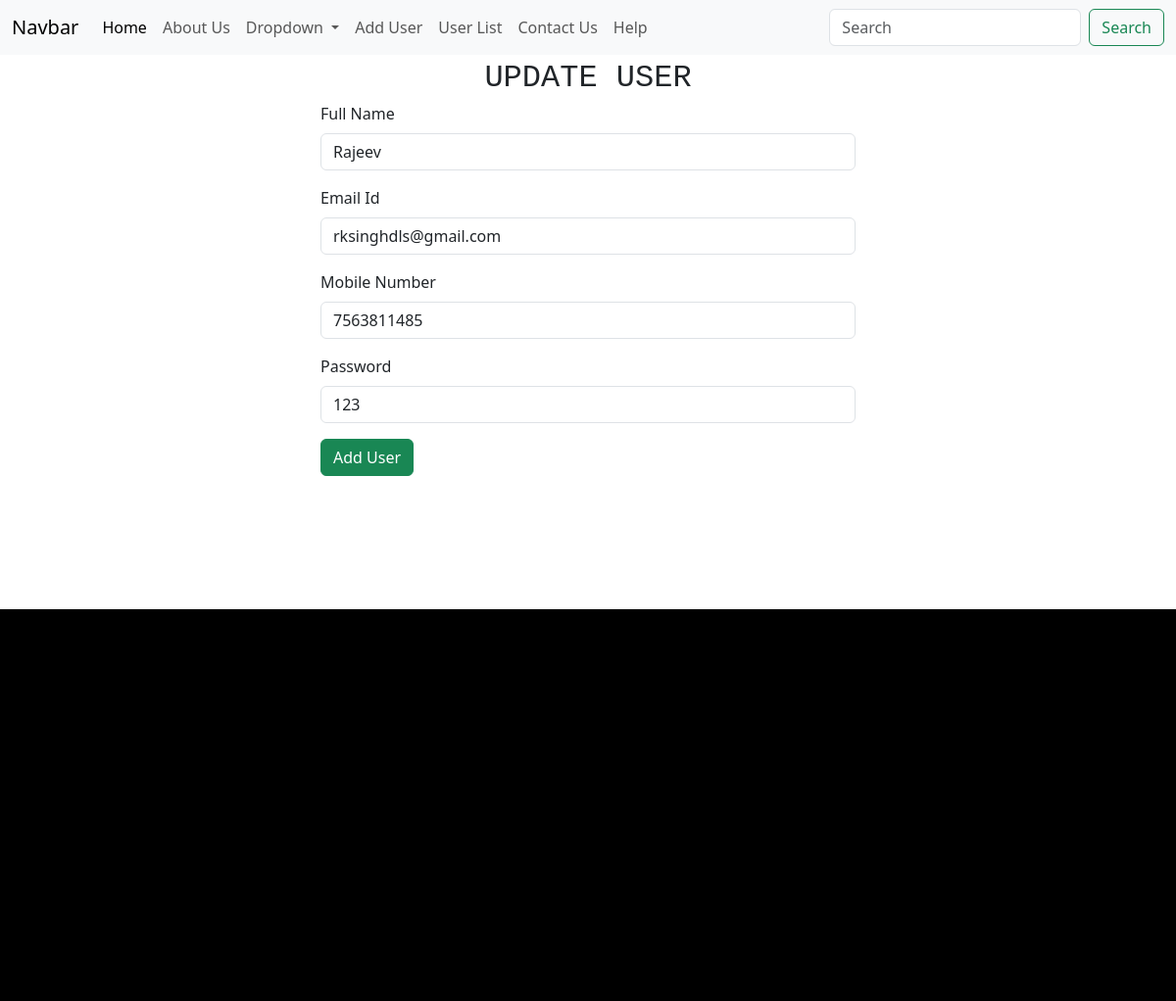
/edit/6, run on the app's committed database.
### service/models.py (models this page shows)
class Employee(models.Model):
    full_name=models.CharField(max_length=100)
    email_id=models.CharField(max_length=100)
    mob_num=models.IntegerField()
    password=models.CharField(max_length=100)

### crud_with_django/views.py (the view)
# urls.py: path('edit/<int:id>', views.editUser),
def editUser(request,id):
    data1 = Employee.objects.get(id=id)
    context = {
        'mydata': data1,
    }
    return render(request,'update.html',context)

### templates/update.html (shortened to what this page needs)
{% extends 'base.html' %}
{% block 'content' %}
      <div class="container">
        <div class="row">
            <div class="col-md-12">
                <div class="haed">Update User</div>
            </div>
        </div>
        <div class="row">
            <div class="col-md-3"></div>
            <div class="col-md-6">
                <form action="/update/{{mydata.id}}" method="post">
                    <div class="mb-3">
                        <label for="formGroupExampleInput" class="form-label">Full Name</label>
                        <input type="text" name="full_name" value={{mydata.full_name}} class="form-control" id="formGroupExampleInput">
                      </div>
                      <div class="mb-3">
                        <label for="formGroupExampleInput2" class="form-label">Email Id</label>
                        <input type="text" name="email_id" value={{mydata.email_id}} class="form-control" id="formGroupExampleInput2" >
                    </div>
                    <div class="mb-3">
                        <label for="formGroupExampleInput" class="form-label">Mobile Number</label>
                        <input type="text" name="mobile_num" value={{mydata.mob_num}} class="form-control" id="formGroupExampleInput">
                      </div>
                      <div class="mb-3">
                        <label for="formGroupExampleInput2" class="form-label">Password</label>
                        <input type="text" name="pass" class="form-control" value={{mydata.password}} id="formGroupExampleInput2" >
                    </div>
                    <div class="mb-3">
                       <input type="submit" value="Add User" class="btn btn-success">
                    </div>
                </form>
            </div>
            <div class="col-md-3"></div>
        </div>
      </div>
{% endblock 'content' %}

### static/css/mystyle.css (style rules this page uses)
.haed { text-align: center; font-size: 32px; text-transform: uppercase; font-family: monospace; }

### data on the page
Employee: email_id "rksinghdls@gmail.com", mobile_num "7563811485", pass "123"
